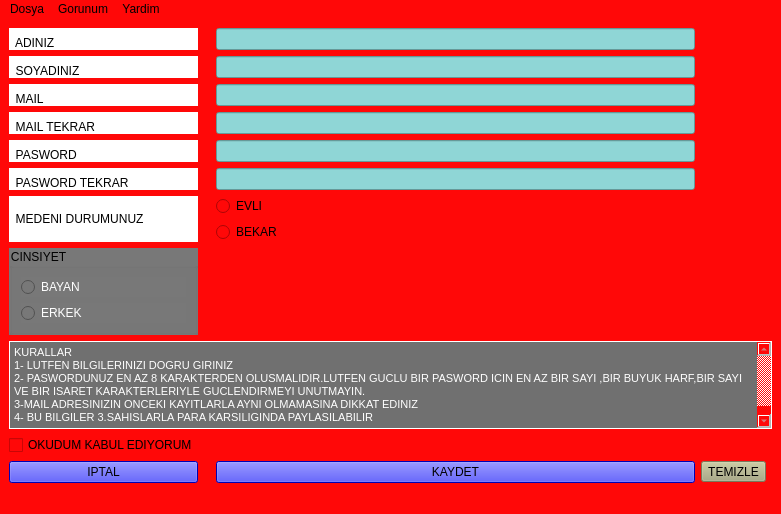
<?xml version="1.0" encoding="UTF-8"?>
<ui version="4.0">
 <class>MainWindow</class>
 <widget class="QMainWindow" name="MainWindow">
  <property name="enabled">
   <bool>true</bool>
  </property>
  <property name="geometry">
   <rect>
    <x>0</x>
    <y>0</y>
    <width>781</width>
    <height>514</height>
   </rect>
  </property>
  <property name="minimumSize">
   <size>
    <width>100</width>
    <height>100</height>
   </size>
  </property>
  <property name="acceptDrops">
   <bool>false</bool>
  </property>
  <property name="windowTitle">
   <string>MainWindow</string>
  </property>
  <property name="autoFillBackground">
   <bool>false</bool>
  </property>
  <property name="styleSheet">
   <string notr="true">background-color: rgb(255, 8, 8);</string>
  </property>
  <property name="documentMode">
   <bool>true</bool>
  </property>
  <widget class="QWidget" name="centralwidget">
   <layout class="QGridLayout" name="gridLayout_2">
    <item row="15" column="3">
     <widget class="QPushButton" name="buton_kayit">
      <property name="layoutDirection">
       <enum>Qt::LeftToRight</enum>
      </property>
      <property name="styleSheet">
       <string notr="true">background-color: rgb(0, 0, 255);</string>
      </property>
      <property name="text">
       <string>KAYDET</string>
      </property>
     </widget>
    </item>
    <item row="1" column="3">
     <widget class="QLineEdit" name="soyad_line">
      <property name="styleSheet">
       <string notr="true">background-color: rgb(143, 214, 214);</string>
      </property>
     </widget>
    </item>
    <item row="4" column="0">
     <widget class="QLabel" name="mail">
      <property name="styleSheet">
       <string notr="true">background-color: rgb(255, 255, 255);</string>
      </property>
      <property name="text">
       <string>  MAIL</string>
      </property>
      <property name="alignment">
       <set>Qt::AlignBottom|Qt::AlignLeading|Qt::AlignLeft</set>
      </property>
     </widget>
    </item>
    <item row="4" column="3">
     <widget class="QLineEdit" name="mail_line">
      <property name="styleSheet">
       <string notr="true">background-color: rgb(143, 214, 214);</string>
      </property>
     </widget>
    </item>
    <item row="5" column="3">
     <widget class="QLineEdit" name="mail_tekrar_line">
      <property name="styleSheet">
       <string notr="true">background-color: rgb(143, 214, 214);</string>
      </property>
     </widget>
    </item>
    <item row="6" column="0">
     <widget class="QLabel" name="pasword">
      <property name="styleSheet">
       <string notr="true">background-color: rgb(255, 255, 255);</string>
      </property>
      <property name="text">
       <string>  PASWORD</string>
      </property>
      <property name="alignment">
       <set>Qt::AlignBottom|Qt::AlignLeading|Qt::AlignLeft</set>
      </property>
     </widget>
    </item>
    <item row="6" column="3">
     <widget class="QLineEdit" name="pas_line">
      <property name="styleSheet">
       <string notr="true">background-color: rgb(143, 214, 214);</string>
      </property>
      <property name="echoMode">
       <enum>QLineEdit::Password</enum>
      </property>
     </widget>
    </item>
    <item row="7" column="0">
     <widget class="QLabel" name="pasword_tekrar">
      <property name="styleSheet">
       <string notr="true">background-color: rgb(255, 255, 255);</string>
      </property>
      <property name="text">
       <string>  PASWORD TEKRAR</string>
      </property>
      <property name="alignment">
       <set>Qt::AlignBottom|Qt::AlignLeading|Qt::AlignLeft</set>
      </property>
     </widget>
    </item>
    <item row="7" column="3">
     <widget class="QLineEdit" name="pas_tek_line">
      <property name="styleSheet">
       <string notr="true">background-color: rgb(143, 214, 214);</string>
      </property>
      <property name="echoMode">
       <enum>QLineEdit::Password</enum>
      </property>
     </widget>
    </item>
    <item row="8" column="0" rowspan="2">
     <widget class="QLabel" name="medeni_durum">
      <property name="styleSheet">
       <string notr="true">background-color: rgb(255, 255, 255);
border-color: rgb(0, 0, 0);</string>
      </property>
      <property name="text">
       <string>  MEDENI DURUMUNUZ</string>
      </property>
      <property name="alignment">
       <set>Qt::AlignLeading|Qt::AlignLeft|Qt::AlignVCenter</set>
      </property>
     </widget>
    </item>
    <item row="8" column="3">
     <widget class="QRadioButton" name="Evli">
      <property name="text">
       <string>EVLI</string>
      </property>
     </widget>
    </item>
    <item row="5" column="0">
     <widget class="QLabel" name="mail_tekrar">
      <property name="styleSheet">
       <string notr="true">background-color: rgb(255, 255, 255);</string>
      </property>
      <property name="text">
       <string>  MAIL TEKRAR</string>
      </property>
      <property name="alignment">
       <set>Qt::AlignBottom|Qt::AlignLeading|Qt::AlignLeft</set>
      </property>
     </widget>
    </item>
    <item row="10" column="2" colspan="2">
     <widget class="QLabel" name="label">
      <property name="text">
       <string/>
      </property>
     </widget>
    </item>
    <item row="14" column="0">
     <widget class="QCheckBox" name="kontrol">
      <property name="text">
       <string>OKUDUM KABUL EDIYORUM</string>
      </property>
     </widget>
    </item>
    <item row="13" column="0" colspan="6">
     <widget class="QTextEdit" name="kurallar">
      <property name="enabled">
       <bool>false</bool>
      </property>
      <property name="focusPolicy">
       <enum>Qt::NoFocus</enum>
      </property>
      <property name="contextMenuPolicy">
       <enum>Qt::NoContextMenu</enum>
      </property>
      <property name="styleSheet">
       <string notr="true">font: 10pt &quot;Wide Latin&quot;;
background-color: rgb(112, 112, 112);
color: rgb(255, 255, 255);</string>
      </property>
      <property name="frameShape">
       <enum>QFrame::Box</enum>
      </property>
      <property name="frameShadow">
       <enum>QFrame::Plain</enum>
      </property>
      <property name="html">
       <string>&lt;!DOCTYPE HTML PUBLIC &quot;-//W3C//DTD HTML 4.0//EN&quot; &quot;http://www.w3.org/TR/REC-html40/strict.dtd&quot;&gt;
&lt;html&gt;&lt;head&gt;&lt;meta name=&quot;qrichtext&quot; content=&quot;1&quot; /&gt;&lt;style type=&quot;text/css&quot;&gt;
p, li { white-space: pre-wrap; }
&lt;/style&gt;&lt;/head&gt;&lt;body style=&quot; font-family:'Wide Latin'; font-size:10pt; font-weight:400; font-style:normal;&quot;&gt;
&lt;p style=&quot; margin-top:0px; margin-bottom:0px; margin-left:0px; margin-right:0px; -qt-block-indent:0; text-indent:0px;&quot;&gt;&lt;span style=&quot; font-family:'MS Shell Dlg 2'; font-size:8.15094pt;&quot;&gt;KURALLAR&lt;/span&gt;&lt;/p&gt;
&lt;p style=&quot; margin-top:0px; margin-bottom:0px; margin-left:0px; margin-right:0px; -qt-block-indent:0; text-indent:0px;&quot;&gt;&lt;span style=&quot; font-family:'MS Shell Dlg 2'; font-size:8.15094pt;&quot;&gt;1- LUTFEN BILGILERINIZI DOGRU GIRINIZ&lt;/span&gt;&lt;/p&gt;
&lt;p style=&quot; margin-top:0px; margin-bottom:0px; margin-left:0px; margin-right:0px; -qt-block-indent:0; text-indent:0px;&quot;&gt;&lt;span style=&quot; font-family:'MS Shell Dlg 2'; font-size:8.15094pt;&quot;&gt;2- PASWORDUNUZ EN AZ 8 KARAKTERDEN OLUSMALIDIR.LUTFEN GUCLU BIR PASWORD ICIN EN AZ BIR SAYI ,BIR BUYUK HARF,BIR SAYI VE BIR ISARET KARAKTERLERIYLE GUCLENDIRMEYI UNUTMAYIN.&lt;/span&gt;&lt;/p&gt;
&lt;p style=&quot; margin-top:0px; margin-bottom:0px; margin-left:0px; margin-right:0px; -qt-block-indent:0; text-indent:0px;&quot;&gt;&lt;span style=&quot; font-family:'MS Shell Dlg 2'; font-size:8.15094pt;&quot;&gt;3-MAIL ADRESINIZIN ONCEKI KAYITLARLA AYNI OLMAMASINA DIKKAT EDINIZ&lt;/span&gt;&lt;/p&gt;
&lt;p style=&quot; margin-top:0px; margin-bottom:0px; margin-left:0px; margin-right:0px; -qt-block-indent:0; text-indent:0px;&quot;&gt;&lt;span style=&quot; font-family:'MS Shell Dlg 2'; font-size:8.15094pt;&quot;&gt;4- BU BILGILER 3.SAHISLARLA PARA KARSILIGINDA PAYLASILABILIR&lt;/span&gt;&lt;/p&gt;
&lt;p style=&quot;-qt-paragraph-type:empty; margin-top:0px; margin-bottom:0px; margin-left:0px; margin-right:0px; -qt-block-indent:0; text-indent:0px; font-family:'MS Shell Dlg 2'; font-size:8.15094pt;&quot;&gt;&lt;br /&gt;&lt;/p&gt;&lt;/body&gt;&lt;/html&gt;</string>
      </property>
     </widget>
    </item>
    <item row="15" column="0">
     <widget class="QPushButton" name="buton_esc">
      <property name="layoutDirection">
       <enum>Qt::LeftToRight</enum>
      </property>
      <property name="styleSheet">
       <string notr="true">background-color: rgb(0, 0, 255);</string>
      </property>
      <property name="text">
       <string>IPTAL</string>
      </property>
     </widget>
    </item>
    <item row="9" column="3">
     <widget class="QRadioButton" name="Bekar">
      <property name="text">
       <string>BEKAR</string>
      </property>
     </widget>
    </item>
    <item row="0" column="3">
     <widget class="QLineEdit" name="ad_line">
      <property name="styleSheet">
       <string notr="true">background-color: rgb(143, 214, 214);
</string>
      </property>
     </widget>
    </item>
    <item row="1" column="0">
     <widget class="QLabel" name="soyadi">
      <property name="styleSheet">
       <string notr="true">
background-color: rgb(255, 255, 255);</string>
      </property>
      <property name="text">
       <string>  SOYADINIZ</string>
      </property>
      <property name="alignment">
       <set>Qt::AlignBottom|Qt::AlignLeading|Qt::AlignLeft</set>
      </property>
     </widget>
    </item>
    <item row="0" column="0">
     <widget class="QLabel" name="ad">
      <property name="contextMenuPolicy">
       <enum>Qt::ActionsContextMenu</enum>
      </property>
      <property name="autoFillBackground">
       <bool>false</bool>
      </property>
      <property name="styleSheet">
       <string notr="true">background-color: rgb(255, 255, 255);
</string>
      </property>
      <property name="text">
       <string>  ADINIZ</string>
      </property>
      <property name="alignment">
       <set>Qt::AlignBottom|Qt::AlignLeading|Qt::AlignLeft</set>
      </property>
     </widget>
    </item>
    <item row="10" column="0">
     <widget class="QGroupBox" name="cinsiyet_group">
      <property name="styleSheet">
       <string notr="true">background-color: rgb(120, 120, 120);
</string>
      </property>
      <property name="title">
       <string>CINSIYET</string>
      </property>
      <layout class="QGridLayout" name="gridLayout">
       <item row="1" column="0">
        <widget class="QRadioButton" name="erkek">
         <property name="styleSheet">
          <string notr="true">color: rgb(255, 255, 255);</string>
         </property>
         <property name="text">
          <string>ERKEK</string>
         </property>
        </widget>
       </item>
       <item row="0" column="0">
        <widget class="QRadioButton" name="bayan">
         <property name="styleSheet">
          <string notr="true">color: rgb(255, 255, 255);</string>
         </property>
         <property name="text">
          <string>BAYAN</string>
         </property>
        </widget>
       </item>
      </layout>
     </widget>
    </item>
    <item row="15" column="4">
     <widget class="QToolButton" name="Temizle">
      <property name="styleSheet">
       <string notr="true">background-color: rgb(170, 170, 127);</string>
      </property>
      <property name="text">
       <string>TEMIZLE</string>
      </property>
     </widget>
    </item>
   </layout>
  </widget>
  <widget class="QMenuBar" name="MENU">
   <property name="geometry">
    <rect>
     <x>0</x>
     <y>0</y>
     <width>781</width>
     <height>23</height>
    </rect>
   </property>
   <widget class="QMenu" name="Dosya">
    <property name="title">
     <string>Dosya</string>
    </property>
    <addaction name="Kayit_ol"/>
    <addaction name="Iptal"/>
    <addaction name="Cikis"/>
   </widget>
   <widget class="QMenu" name="Gorunum">
    <property name="title">
     <string>Gorunum</string>
    </property>
    <addaction name="Yakinlastir"/>
    <addaction name="Uzaklastir"/>
   </widget>
   <widget class="QMenu" name="menuYardim">
    <property name="title">
     <string>Yardim</string>
    </property>
   </widget>
   <addaction name="Dosya"/>
   <addaction name="Gorunum"/>
   <addaction name="menuYardim"/>
  </widget>
  <widget class="QStatusBar" name="statusbar"/>
  <action name="Kayit_ol">
   <property name="text">
    <string>Kayit Ol</string>
   </property>
   <property name="shortcut">
    <string>Ctrl+S</string>
   </property>
   <property name="shortcutVisibleInContextMenu">
    <bool>true</bool>
   </property>
  </action>
  <action name="Iptal">
   <property name="text">
    <string>iptal</string>
   </property>
   <property name="shortcut">
    <string>Esc</string>
   </property>
  </action>
  <action name="Yakinlastir">
   <property name="text">
    <string>Yakinlastir</string>
   </property>
   <property name="shortcut">
    <string>Ctrl+Y</string>
   </property>
  </action>
  <action name="Cikis">
   <property name="text">
    <string>Cikis</string>
   </property>
   <property name="shortcut">
    <string>Ctrl+Q</string>
   </property>
  </action>
  <action name="Uzaklastir">
   <property name="text">
    <string>Uzaklastir</string>
   </property>
   <property name="shortcut">
    <string>Ctrl+U</string>
   </property>
  </action>
 </widget>
 <resources/>
 <connections/>
</ui>
